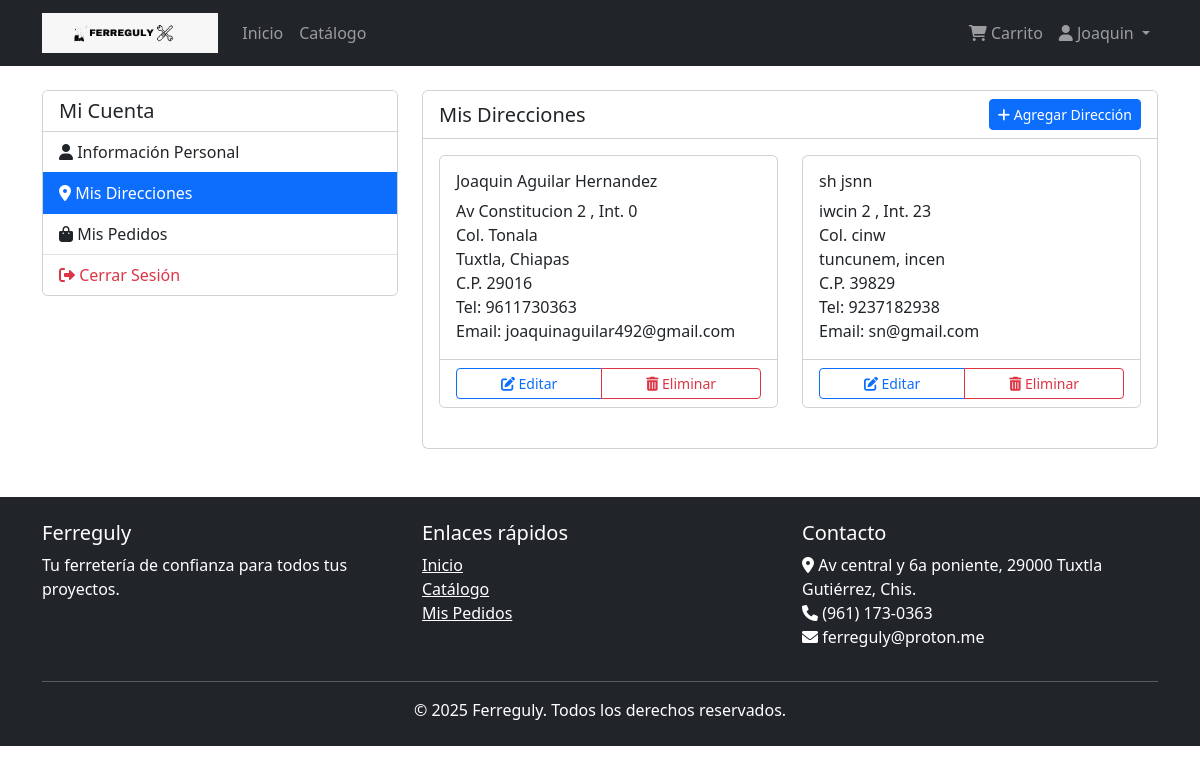
The page /usuarios/direcciones/ (signed in) on the database its author committed.
### usuarios/models.py (models this page shows, shortened)
class Usuario(AbstractBaseUser, PermissionsMixin):
    id_usuario = models.AutoField(primary_key=True)
    nombre = models.CharField(max_length=35)
    apellidos = models.CharField(max_length=50)
    email = models.EmailField(max_length=45, unique=True)
    telefono = models.CharField(max_length=10, null=True, blank=True)
    tipo_usuario = models.CharField(
        max_length=15,
        choices=[('cliente', 'Cliente'), ('administrador', 'Administrador')],
        default='cliente'
    )
    fecha_registro = models.DateTimeField(default=timezone.now)
    activo = models.BooleanField(default=True)
    is_staff = models.BooleanField(default=False)
    is_active = models.BooleanField(default=True)
    USERNAME_FIELD = 'email'
    REQUIRED_FIELDS = ['nombre', 'apellidos']
    objects = UsuarioManager()
    class Meta:
        db_table = 'usuario'
        verbose_name = 'Usuario'
        verbose_name_plural = 'Usuarios'

class Direccion(models.Model):
    id_direccion = models.AutoField(primary_key=True)
    id_usuario = models.ForeignKey(Usuario, on_delete=models.CASCADE, related_name='direcciones')
    nombre = models.CharField(max_length=35)
    apellidos = models.CharField(max_length=50)
    telefono = models.CharField(max_length=10)
    email = models.EmailField(max_length=45)
    calle = models.CharField(max_length=80)
    numero_ext = models.CharField(max_length=10)
    numero_int = models.CharField(max_length=10, null=True, blank=True)
    colonia = models.CharField(max_length=60)
    ciudad = models.CharField(max_length=40)
    estado = models.CharField(max_length=30)
    codigo_postal = models.CharField(max_length=5)
    class Meta:
        db_table = 'direccion'
        verbose_name = 'Dirección'
        verbose_name_plural = 'Direcciones'

### usuarios/views.py (the view)
# urls.py: path('direcciones/', views.DireccionListView.as_view(), name='direcciones_lista'),
class DireccionListView(LoginRequiredMixin, ListView):
    model = Direccion
    template_name = 'usuarios/direcciones/lista.html'
    context_object_name = 'direcciones'
    def get_queryset(self):
        return Direccion.objects.filter(id_usuario=self.request.user)

### templates/usuarios/direcciones/lista.html (shortened to what this page needs)
{% extends 'base.html' %}
{% block content %}
<div class="row">
    <div class="col-md-4 mb-4">
        <div class="card">
            <div class="card-header bg-white">
                <h5 class="mb-0">Mi Cuenta</h5>
            </div>
            <div class="list-group list-group-flush">
                <a href="{% url 'perfil' %}" class="list-group-item list-group-item-action">
                    <i class="fas fa-user"></i> Información Personal
                </a>
                <a href="{% url 'direcciones_lista' %}" class="list-group-item list-group-item-action active">
                    <i class="fas fa-map-marker-alt"></i> Mis Direcciones
                </a>
                <a href="{% url 'pedidos_lista' %}" class="list-group-item list-group-item-action">
                    <i class="fas fa-shopping-bag"></i> Mis Pedidos
                </a>
                <a href="{% url 'logout' %}" class="list-group-item list-group-item-action text-danger">
                    <i class="fas fa-sign-out-alt"></i> Cerrar Sesión
                </a>
            </div>
        </div>
    </div>
    <div class="col-md-8">
        <div class="card">
            <div class="card-header bg-white d-flex justify-content-between align-items-center">
                <h5 class="mb-0">Mis Direcciones</h5>
                <a href="{% url 'direccion_crear' %}" class="btn btn-primary btn-sm">
                    <i class="fas fa-plus"></i> Agregar Dirección
                </a>
            </div>
            <div class="card-body">
                {% if direcciones %}
                    <div class="row">
                        {% for direccion in direcciones %}
                            <div class="col-md-6 mb-4">
                                <div class="card h-100">
                                    <div class="card-body">
                                        <h6 class="card-title">{{ direccion.nombre }} {{ direccion.apellidos }}</h6>
                                        <p class="card-text">
                                            {{ direccion.calle }} {{ direccion.numero_ext }}
                                            {% if direccion.numero_int %}, Int. {{ direccion.numero_int }}{% endif %}<br>
                                            Col. {{ direccion.colonia }}<br>
                                            {{ direccion.ciudad }}, {{ direccion.estado }}<br>
                                            C.P. {{ direccion.codigo_postal }}<br>
                                            Tel: {{ direccion.telefono }}<br>
                                            Email: {{ direccion.email }}
                                        </p>
                                    </div>
                                    <div class="card-footer bg-white">
                                        <div class="btn-group w-100">
                                            <a href="{% url 'direccion_editar' direccion.id_direccion %}" class="btn btn-outline-primary btn-sm">
                                                <i class="fas fa-edit"></i> Editar
                                            </a>
                                            <a href="{% url 'direccion_eliminar' direccion.id_direccion %}" class="btn btn-outline-danger btn-sm">
                                                <i class="fas fa-trash-alt"></i> Eliminar
                                            </a>
                                        </div>
                                    </div>
                                </div>
                            </div>
                        {% endfor %}
                    </div>
                {% else %}
                    <div class="alert alert-info">
                        <i class="fas fa-info-circle"></i> No tienes direcciones registradas.
                        <a href="{% url 'direccion_crear' %}" class="alert-link">Agrega una dirección</a> para poder realizar pedidos.
                    </div>
                {% endif %}
            </div>
        </div>
    </div>
</div>
{% endblock %}

### templates/base.html (shortened to what this page needs)
{% load static %}
<!DOCTYPE html>
<html lang="es">
<head>
    <link href="https://cdn.jsdelivr.net/npm/bootstrap@5.3.0-alpha1/dist/css/bootstrap.min.css" rel="stylesheet">
    <link rel="stylesheet" href="https://cdnjs.cloudflare.com/ajax/libs/font-awesome/6.0.0/css/all.min.css">
</head>
<body>
    <nav class="navbar navbar-expand-lg navbar-dark bg-dark">
        <div class="container">
            <a class="navbar-brand" href="{% url 'inicio' %}">
                <img src="{% static 'img/ferreguly.jpeg' %}" alt="Ferreguly Logo" style="height: 40px; width: auto;">
            </a>
            <div class="collapse navbar-collapse" id="navbarNav">
                <ul class="navbar-nav me-auto">
                    <li class="nav-item">
                        <a class="nav-link" href="{% url 'inicio' %}">Inicio</a>
                    </li>
                    <li class="nav-item">
                        <a class="nav-link" href="{% url 'catalogo' %}">Catálogo</a>
                    </li>
                </ul>
                <ul class="navbar-nav">
                    {% if user.is_authenticated %}
                        <li class="nav-item">
                            <a class="nav-link" href="{% url 'carrito_lista' %}">
                                <i class="fas fa-shopping-cart"></i> Carrito
                            </a>
                        </li>
                        <li class="nav-item dropdown">
                            <a class="nav-link dropdown-toggle" href="#" role="button" data-bs-toggle="dropdown">
                                <i class="fas fa-user"></i> {{ user.nombre }}
                            </a>
                        </li>
                    {% endif %}
                </ul>
            </div>
        </div>
    </nav>
    <main class="container my-4">
        {% block content %}{% endblock %}
    </main>
    <footer class="bg-dark text-white py-4 mt-5">
        <div class="container">
            <div class="row">
                <div class="col-md-4">
                    <h5>Ferreguly</h5>
                    <p>Tu ferretería de confianza para todos tus proyectos.</p>
                </div>
                <div class="col-md-4">
                    <h5>Enlaces rápidos</h5>
                    <ul class="list-unstyled">
                        <li><a href="{% url 'inicio' %}" class="text-white">Inicio</a></li>
                        <li><a href="{% url 'catalogo' %}" class="text-white">Catálogo</a></li>
                        {% if user.is_authenticated %}
                            <li><a href="{% url 'pedidos_lista' %}" class="text-white">Mis Pedidos</a></li>
                        {% else %}
                            <li><a href="{% url 'login' %}" class="text-white">Iniciar Sesión</a></li>
                        {% endif %}
                    </ul>
                </div>
                <div class="col-md-4">
                    <h5>Contacto</h5>
                    <address>
                        <i class="fas fa-map-marker-alt"></i> Av central y 6a poniente, 29000 Tuxtla Gutiérrez, Chis.<br>
                        <i class="fas fa-phone"></i> (961) 173-0363<br>
                        <i class="fas fa-envelope"></i> ferreguly@proton.me
                    </address>
                </div>
            </div>
            <hr>
            <div class="row">
                <div class="col-12 text-center">
                    <p class="mb-0">&copy; {% now "Y" %} Ferreguly. Todos los derechos reservados.</p>
                </div>
            </div>
        </div>
    </footer>
</body>
</html>

### rows shown on the page
Usuario: nombre "Joaquin"
Direccion: nombre "Joaquin", apellidos "Aguilar Hernandez", calle "Av Constitucion", numero_ext "2", numero_int "0", colonia "Tonala", ciudad "Tuxtla", estado "Chiapas", codigo_postal "29016", telefono "9611730363", email "joaquinaguilar492@gmail.com"
Direccion: nombre "sh", apellidos "jsnn", calle "iwcin", numero_ext "2", numero_int "23", colonia "cinw", ciudad "tuncunem", estado "incen", codigo_postal "39829", telefono "9237182938", email "sn@gmail.com"
